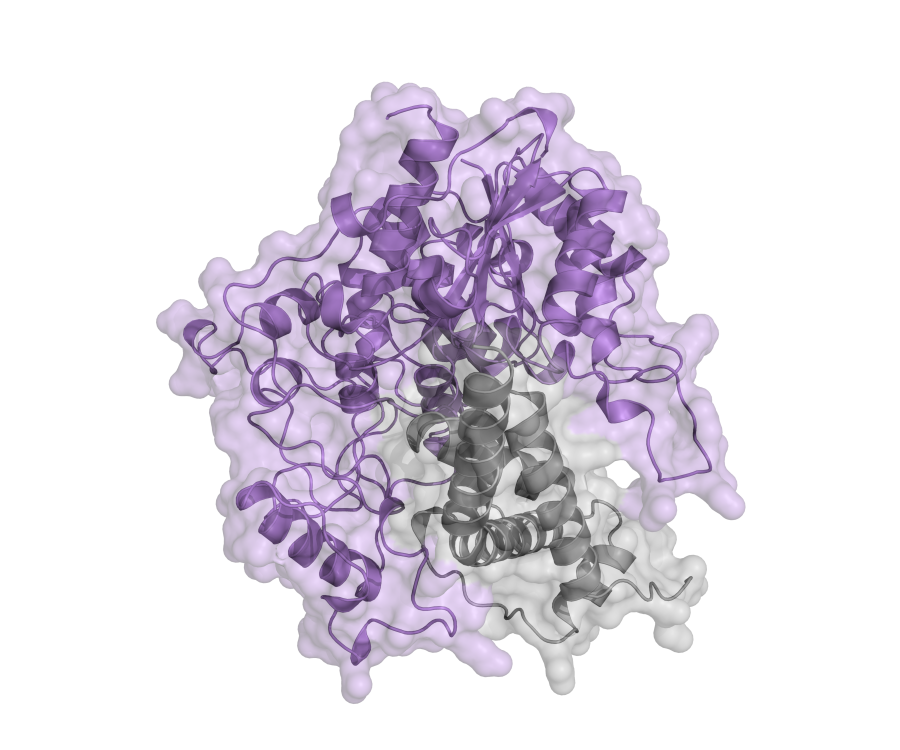
#> input picture Figures/sup_figure_defence_sharing/panels/panelB_drmMI_complex.png, 1800 x 1500 px (shown at 1/2 size)
$ python -i 04_make_figure.py   (imports and definitions only)
#> lines starting #> are read from the running program, lines starting #| are printed output that depends on the picture
"""Merge panel A (network, vector) and panel B (complexes) into one figure -> Defence_sharing_figure.svg / .png.
Run scripts 01-03 first. Run from the project root."""
import base64, io, re, subprocess
import numpy as np
from PIL import Image, ImageOps

def trimmed_png_b64(path, pad=30):
#> called with path = '../panels/panelB_drmMI_complex.png', pad = 30
    im = Image.open(path).convert("RGBA")                       # PyMOL PNGs have an alpha channel: flatten onto white
#> im is the input picture: PIL image 1800x1500 RGBA; mean R, G, B, A 211, 201.8, 218.2, 55.1
    im = Image.alpha_composite(Image.new("RGBA", im.size, "white"), im).convert("RGB"); a = np.asarray(im)
    ys, xs = np.where((a < 248).any(-1))
    im = ImageOps.expand(im, pad, "white")                        # pad first so the crop box never leaves the image
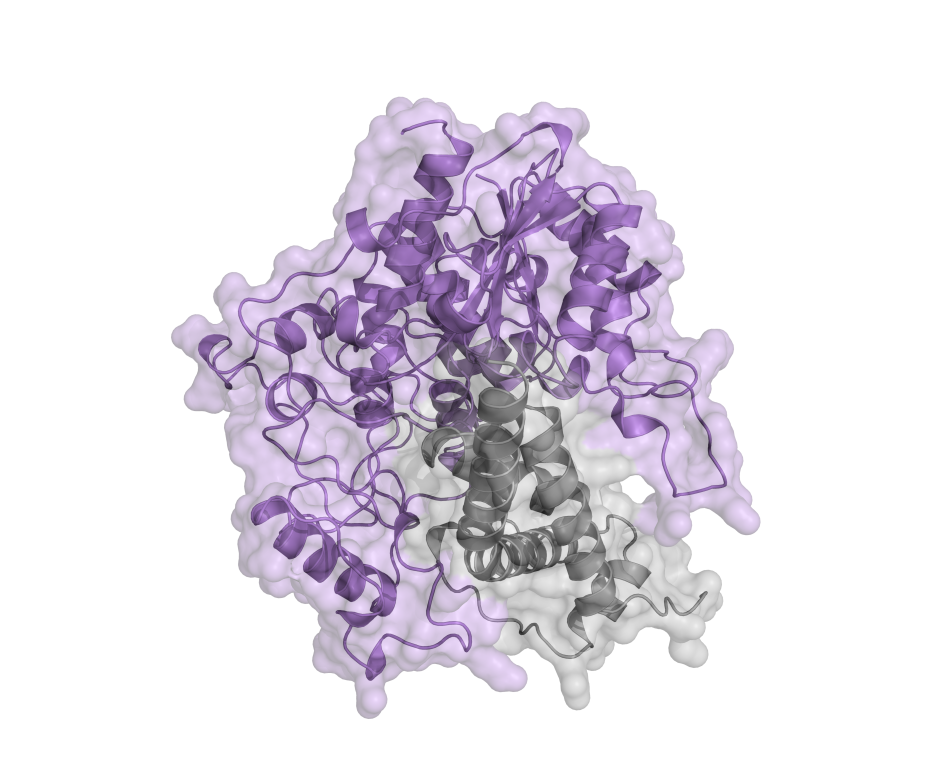
#> im: PIL image 1860x1560 RGB (shown at 1/2 size); mean R, G, B 229.5, 224.5, 233.5
    im = im.crop((xs.min(), ys.min(), xs.max() + 2 * pad, ys.max() + 2 * pad))
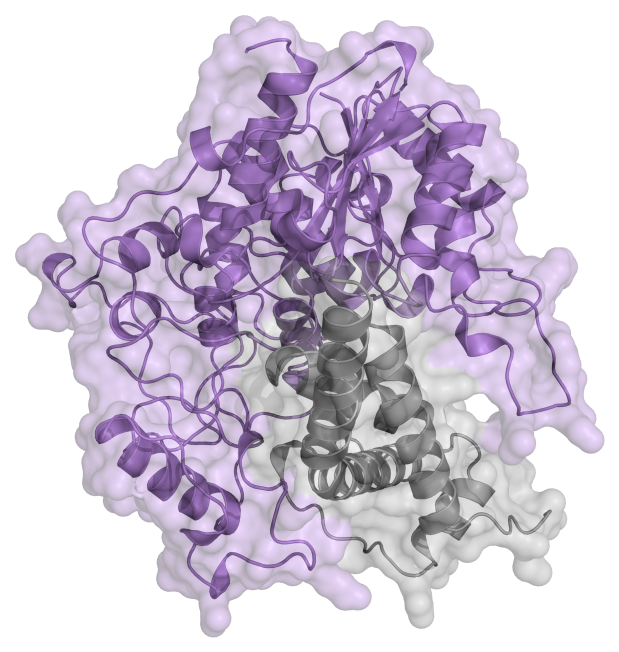
#> im: PIL image 1238x1304 RGB (shown at 1/2 size); mean R, G, B 209.2, 200.1, 216.3
    buf = io.BytesIO(); im.save(buf, "PNG"); return base64.b64encode(buf.getvalue()).decode(), im.size

W, A_H = 3300, 2600
# [1 line not run here, left out]
# [1 line that did not run here, left out]
B_TOP, ROW_H = A_H + 60, 1250
# [2 lines that did not run here, left out]
# [6 lines not run here, left out]
leg_y = B_TOP + 110 + ROW_H + 90
# [3 lines not run here, left out]
H = leg_y + 120
# [1 line not run here, left out]
# [2 lines that did not run here, left out]
# [7 lines not run here, left out]

>>> result = trimmed_png_b64('../panels/panelB_drmMI_complex.png')
